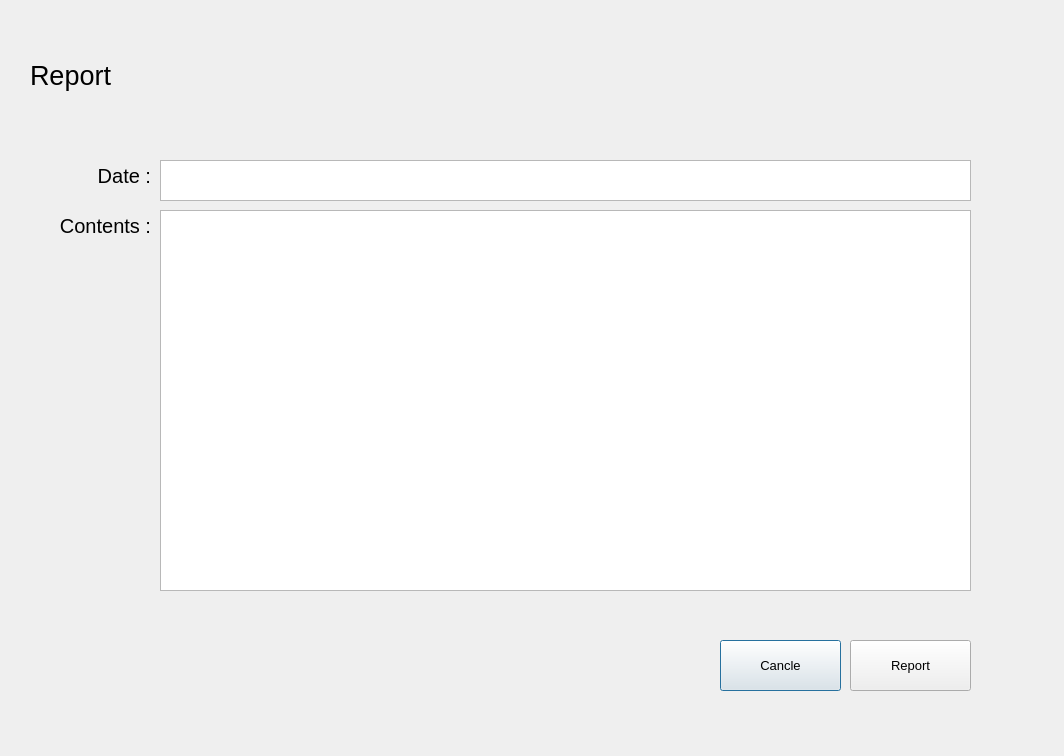
<?xml version="1.0" encoding="UTF-8"?>
<ui version="4.0">
 <class>ReportDialog</class>
 <widget class="QDialog" name="ReportDialog">
  <property name="geometry">
   <rect>
    <x>0</x>
    <y>0</y>
    <width>1064</width>
    <height>756</height>
   </rect>
  </property>
  <property name="windowTitle">
   <string>Report</string>
  </property>
  <widget class="QTextEdit" name="content">
   <property name="geometry">
    <rect>
     <x>160</x>
     <y>210</y>
     <width>811</width>
     <height>381</height>
    </rect>
   </property>
  </widget>
  <widget class="QPushButton" name="CancleButton">
   <property name="geometry">
    <rect>
     <x>720</x>
     <y>640</y>
     <width>121</width>
     <height>51</height>
    </rect>
   </property>
   <property name="font">
    <font>
     <family>Arial</family>
     <pointsize>10</pointsize>
    </font>
   </property>
   <property name="text">
    <string>Cancle</string>
   </property>
  </widget>
  <widget class="QLabel" name="label_2">
   <property name="geometry">
    <rect>
     <x>10</x>
     <y>210</y>
     <width>141</width>
     <height>31</height>
    </rect>
   </property>
   <property name="font">
    <font>
     <family>Arial</family>
     <pointsize>15</pointsize>
    </font>
   </property>
   <property name="text">
    <string>Contents :</string>
   </property>
   <property name="alignment">
    <set>Qt::AlignRight|Qt::AlignTrailing|Qt::AlignVCenter</set>
   </property>
  </widget>
  <widget class="QPushButton" name="ReportButton_2">
   <property name="geometry">
    <rect>
     <x>850</x>
     <y>640</y>
     <width>121</width>
     <height>51</height>
    </rect>
   </property>
   <property name="font">
    <font>
     <family>Arial</family>
     <pointsize>10</pointsize>
    </font>
   </property>
   <property name="text">
    <string>Report</string>
   </property>
  </widget>
  <widget class="QLabel" name="ReportLabel">
   <property name="geometry">
    <rect>
     <x>30</x>
     <y>50</y>
     <width>151</width>
     <height>51</height>
    </rect>
   </property>
   <property name="font">
    <font>
     <family>Arial</family>
     <pointsize>20</pointsize>
    </font>
   </property>
   <property name="text">
    <string>Report</string>
   </property>
  </widget>
  <widget class="QLabel" name="label_3">
   <property name="geometry">
    <rect>
     <x>60</x>
     <y>160</y>
     <width>91</width>
     <height>31</height>
    </rect>
   </property>
   <property name="font">
    <font>
     <family>Arial</family>
     <pointsize>15</pointsize>
    </font>
   </property>
   <property name="text">
    <string>Date :</string>
   </property>
   <property name="alignment">
    <set>Qt::AlignRight|Qt::AlignTrailing|Qt::AlignVCenter</set>
   </property>
  </widget>
  <widget class="QTextEdit" name="date">
   <property name="geometry">
    <rect>
     <x>160</x>
     <y>160</y>
     <width>811</width>
     <height>41</height>
    </rect>
   </property>
  </widget>
 </widget>
 <resources/>
 <connections/>
</ui>
